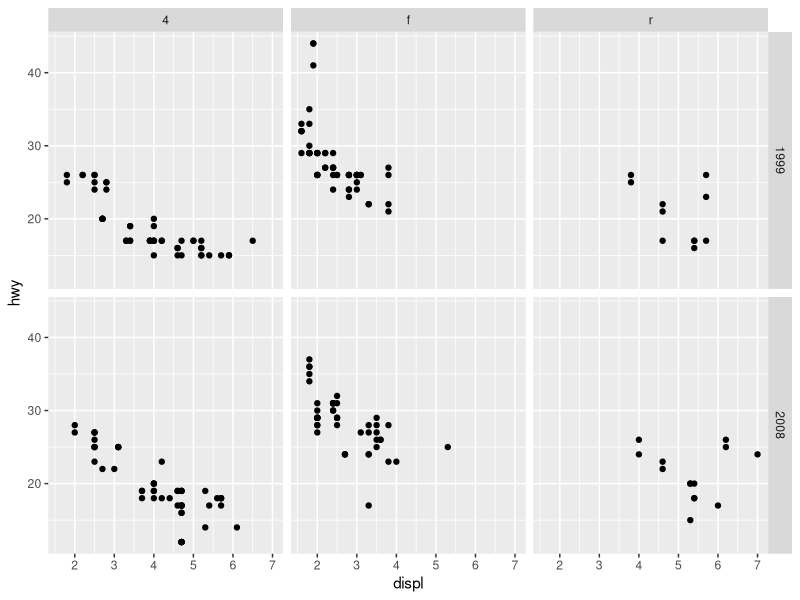

Generate this figure with R:
### Package: {conflicted}

library(tidyverse)
library(conflicted)
conflict_prefer("filter", "dplyr")

# sample code
my_mpg <- mpg

ggplot(
  data = mpg,
  mapping = aes(x = displ, y = hwy)
) +
  geom_point() +
  facet_grid(year ~ drv)
